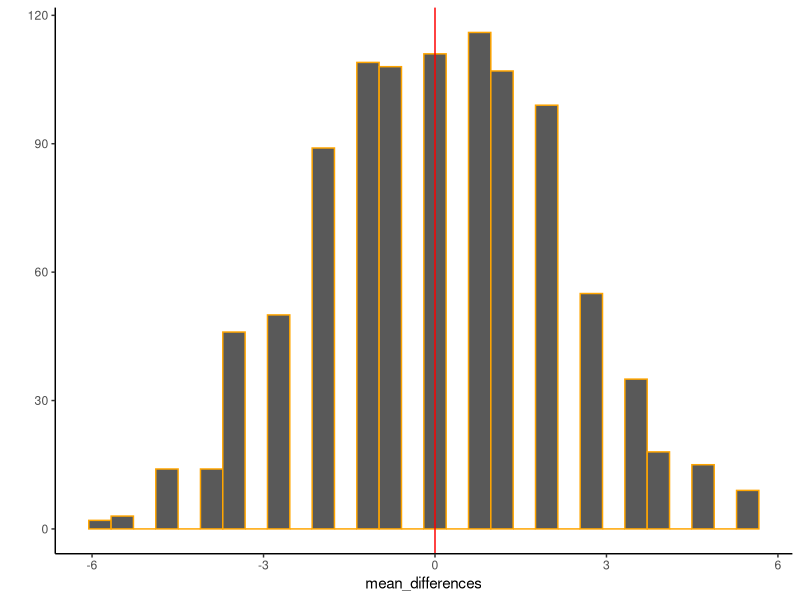
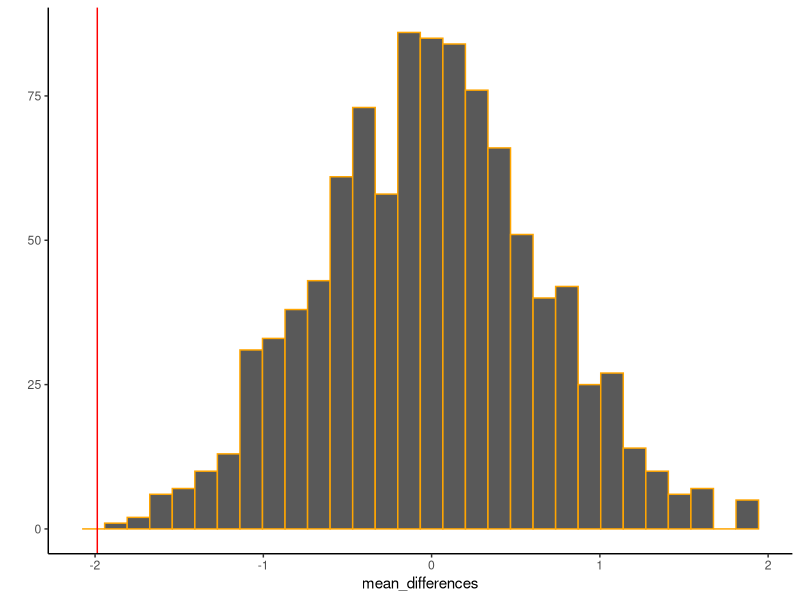

The R source for these figures, in order:
## ---- chunk 1
knitr::opts_chunk$set(echo = TRUE)
## ---- chunk 2
library(dplyr)
library(ggplot2)

group1 <- c(10,12,14,16,18,20)
group2 <- c(sample(10:20,6))

randotest <- function(a,b,sampling=1000){
  meanfora <- mean(a)
  meanforb <- mean(b)
  diffinmeans <- meanfora - meanforb
  
  means <- c(a,b)
  
  mean_differences <- c()
  for(i in 1:sampling){
    resample <- sample(means)
    newamean <- mean(resample[1:length(a)])
    newbmean <- mean(resample[(length(a)+1):length(means)])
    mean_differences[i] <- newamean-newbmean
  }
  
  plotting <- qplot(mean_differences)+
  geom_histogram(color="orange")+
  geom_vline(xintercept=diffinmeans, color ="red")+
  theme_classic()
  
  p_value <- length(mean_differences[mean_differences >= diffinmeans])/length(sampling)
 
  
  outputq1 <- list(mean_of_a = meanfora,
                  mean_of_b = meanforb,
                  difference = diffinmeans,
                  plot = plotting,
                  pvalue = p_value)
  return(outputq1)
}

randotest(group1,group2,1000)

## ---- chunk 3
the_data <- read.csv("open_data/SchroederEpley2015data.csv", header = TRUE)

#was unable to use data, so I had to alter and add a column to data

group0 <- the_data %>%
  filter(CONDITION == 0) %>%
  select(Intellect_Rating)
  
group0 <- group0$Intellect_Rating

group1 <- the_data %>%
  filter(CONDITION == 1) %>%
  select(Intellect_Rating)

group1 <- group1$Intellect_Rating

randotest(group0,group1,1000)

